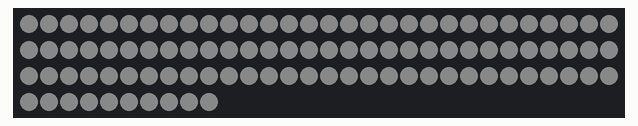
Simulated run of this sketch. Board: Arduino Uno, built with avr-gcc and run on an emulated ATmega328P. On the bench: 100 RGB LEDs in strip order, left to right, continuing on the next row. Dim RGB values are drawn brighter than linear.

Above: at 0.1 s.

The sketch:

arduino.ino
```cpp
#include "Adafruit_NeoPixel.h"

#define LED_PIN    6
#define LED_COUNT 100

// Declare our NeoPixel strip object:
Adafruit_NeoPixel strip(LED_COUNT, LED_PIN);
byte data[3 * LED_COUNT];
int index = 0;

void setup() {
  strip.begin();
  strip.show();
  for (int i = 0; i < LED_COUNT; i++) {
    strip.setPixelColor(i, 10, 10, 10);
  }
  strip.show();
  Serial.begin(9600);
}

void loop() {
  if (Serial.available() > 0) {
    data[index++] = Serial.read();
    if (index == 300) {
      strip.clear();
      for(int i = 0; i < LED_COUNT; i++) {
        strip.setPixelColor(i, data[3*i], data[3*i+1], data[3*i+2]);
      }
      strip.show();
      index = 0;
    }
  }
}
```
